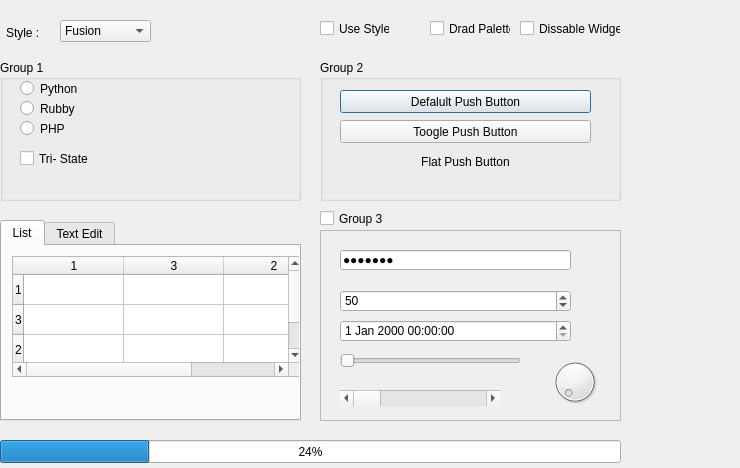
<?xml version="1.0" encoding="UTF-8"?>
<ui version="4.0">
 <class>Form</class>
 <widget class="QWidget" name="Form">
  <property name="geometry">
   <rect>
    <x>0</x>
    <y>0</y>
    <width>740</width>
    <height>468</height>
   </rect>
  </property>
  <property name="windowTitle">
   <string>Form</string>
  </property>
  <widget class="QLabel" name="label">
   <property name="geometry">
    <rect>
     <x>6</x>
     <y>23</y>
     <width>51</width>
     <height>20</height>
    </rect>
   </property>
   <property name="text">
    <string>Style :</string>
   </property>
  </widget>
  <widget class="QComboBox" name="comboBox">
   <property name="geometry">
    <rect>
     <x>60</x>
     <y>20</y>
     <width>91</width>
     <height>22</height>
    </rect>
   </property>
   <item>
    <property name="text">
     <string>Fusion</string>
    </property>
   </item>
  </widget>
  <widget class="QGroupBox" name="groupBox">
   <property name="geometry">
    <rect>
     <x>0</x>
     <y>60</y>
     <width>301</width>
     <height>141</height>
    </rect>
   </property>
   <property name="title">
    <string>Group 1</string>
   </property>
   <widget class="QRadioButton" name="radioButton">
    <property name="geometry">
     <rect>
      <x>20</x>
      <y>20</y>
      <width>82</width>
      <height>17</height>
     </rect>
    </property>
    <property name="text">
     <string>Python</string>
    </property>
   </widget>
   <widget class="QRadioButton" name="radioButton_2">
    <property name="geometry">
     <rect>
      <x>20</x>
      <y>40</y>
      <width>82</width>
      <height>17</height>
     </rect>
    </property>
    <property name="text">
     <string>Rubby</string>
    </property>
   </widget>
   <widget class="QRadioButton" name="radioButton_3">
    <property name="geometry">
     <rect>
      <x>20</x>
      <y>60</y>
      <width>82</width>
      <height>17</height>
     </rect>
    </property>
    <property name="text">
     <string>PHP</string>
    </property>
   </widget>
   <widget class="QCheckBox" name="checkBox">
    <property name="geometry">
     <rect>
      <x>20</x>
      <y>90</y>
      <width>70</width>
      <height>17</height>
     </rect>
    </property>
    <property name="text">
     <string>Tri- State</string>
    </property>
    <property name="checkable">
     <bool>false</bool>
    </property>
    <property name="checked">
     <bool>false</bool>
    </property>
    <property name="autoRepeat">
     <bool>true</bool>
    </property>
    <property name="tristate">
     <bool>true</bool>
    </property>
   </widget>
  </widget>
  <widget class="QGroupBox" name="groupBox_2">
   <property name="geometry">
    <rect>
     <x>320</x>
     <y>60</y>
     <width>301</width>
     <height>141</height>
    </rect>
   </property>
   <property name="title">
    <string>Group 2</string>
   </property>
   <widget class="QPushButton" name="pushButton">
    <property name="geometry">
     <rect>
      <x>20</x>
      <y>30</y>
      <width>251</width>
      <height>23</height>
     </rect>
    </property>
    <property name="text">
     <string>Defalult Push Button</string>
    </property>
    <property name="default">
     <bool>true</bool>
    </property>
   </widget>
   <widget class="QPushButton" name="pushButton_2">
    <property name="geometry">
     <rect>
      <x>20</x>
      <y>60</y>
      <width>251</width>
      <height>23</height>
     </rect>
    </property>
    <property name="text">
     <string>Toogle Push Button</string>
    </property>
   </widget>
   <widget class="QPushButton" name="pushButton_3">
    <property name="geometry">
     <rect>
      <x>20</x>
      <y>90</y>
      <width>251</width>
      <height>23</height>
     </rect>
    </property>
    <property name="text">
     <string>Flat Push Button</string>
    </property>
    <property name="default">
     <bool>false</bool>
    </property>
    <property name="flat">
     <bool>true</bool>
    </property>
   </widget>
  </widget>
  <widget class="QCheckBox" name="checkBox_2">
   <property name="geometry">
    <rect>
     <x>320</x>
     <y>210</y>
     <width>70</width>
     <height>17</height>
    </rect>
   </property>
   <property name="text">
    <string>Group 3</string>
   </property>
  </widget>
  <widget class="QFrame" name="frame">
   <property name="geometry">
    <rect>
     <x>320</x>
     <y>230</y>
     <width>301</width>
     <height>191</height>
    </rect>
   </property>
   <property name="frameShape">
    <enum>QFrame::StyledPanel</enum>
   </property>
   <property name="frameShadow">
    <enum>QFrame::Raised</enum>
   </property>
   <widget class="QLineEdit" name="lineEdit">
    <property name="geometry">
     <rect>
      <x>20</x>
      <y>20</y>
      <width>231</width>
      <height>20</height>
     </rect>
    </property>
    <property name="text">
     <string>Faiza12</string>
    </property>
    <property name="echoMode">
     <enum>QLineEdit::Password</enum>
    </property>
    <property name="readOnly">
     <bool>false</bool>
    </property>
    <property name="clearButtonEnabled">
     <bool>false</bool>
    </property>
   </widget>
   <widget class="QSpinBox" name="spinBox">
    <property name="geometry">
     <rect>
      <x>20</x>
      <y>60</y>
      <width>231</width>
      <height>22</height>
     </rect>
    </property>
    <property name="value">
     <number>50</number>
    </property>
   </widget>
   <widget class="QDateTimeEdit" name="dateTimeEdit_2">
    <property name="geometry">
     <rect>
      <x>20</x>
      <y>90</y>
      <width>231</width>
      <height>22</height>
     </rect>
    </property>
   </widget>
   <widget class="QSlider" name="horizontalSlider">
    <property name="geometry">
     <rect>
      <x>20</x>
      <y>120</y>
      <width>181</width>
      <height>22</height>
     </rect>
    </property>
    <property name="orientation">
     <enum>Qt::Horizontal</enum>
    </property>
   </widget>
   <widget class="QScrollBar" name="horizontalScrollBar">
    <property name="geometry">
     <rect>
      <x>20</x>
      <y>160</y>
      <width>160</width>
      <height>16</height>
     </rect>
    </property>
    <property name="orientation">
     <enum>Qt::Horizontal</enum>
    </property>
   </widget>
   <widget class="QDial" name="dial">
    <property name="geometry">
     <rect>
      <x>230</x>
      <y>120</y>
      <width>50</width>
      <height>64</height>
     </rect>
    </property>
   </widget>
  </widget>
  <widget class="QTabWidget" name="tabWidget">
   <property name="geometry">
    <rect>
     <x>0</x>
     <y>220</y>
     <width>301</width>
     <height>201</height>
    </rect>
   </property>
   <property name="currentIndex">
    <number>0</number>
   </property>
   <widget class="QWidget" name="tab">
    <attribute name="title">
     <string>List</string>
    </attribute>
    <widget class="QTableWidget" name="tableWidget">
     <property name="geometry">
      <rect>
       <x>10</x>
       <y>10</y>
       <width>291</width>
       <height>121</height>
      </rect>
     </property>
     <row>
      <property name="text">
       <string>1</string>
      </property>
     </row>
     <row>
      <property name="text">
       <string>3</string>
      </property>
     </row>
     <row>
      <property name="text">
       <string>2</string>
      </property>
     </row>
     <column>
      <property name="text">
       <string>1</string>
      </property>
     </column>
     <column>
      <property name="text">
       <string>3</string>
      </property>
     </column>
     <column>
      <property name="text">
       <string>2</string>
      </property>
     </column>
    </widget>
   </widget>
   <widget class="QWidget" name="tab_2">
    <attribute name="title">
     <string>Text Edit</string>
    </attribute>
   </widget>
  </widget>
  <widget class="QProgressBar" name="progressBar">
   <property name="geometry">
    <rect>
     <x>0</x>
     <y>440</y>
     <width>621</width>
     <height>23</height>
    </rect>
   </property>
   <property name="value">
    <number>24</number>
   </property>
  </widget>
  <widget class="QCheckBox" name="checkBox_3">
   <property name="geometry">
    <rect>
     <x>320</x>
     <y>20</y>
     <width>70</width>
     <height>17</height>
    </rect>
   </property>
   <property name="text">
    <string>Use Style's</string>
   </property>
  </widget>
  <widget class="QCheckBox" name="checkBox_4">
   <property name="geometry">
    <rect>
     <x>430</x>
     <y>20</y>
     <width>81</width>
     <height>17</height>
    </rect>
   </property>
   <property name="text">
    <string>Drad Palette</string>
   </property>
  </widget>
  <widget class="QCheckBox" name="checkBox_5">
   <property name="geometry">
    <rect>
     <x>520</x>
     <y>20</y>
     <width>101</width>
     <height>17</height>
    </rect>
   </property>
   <property name="text">
    <string>Dissable Widget</string>
   </property>
  </widget>
 </widget>
 <resources/>
 <connections/>
</ui>
